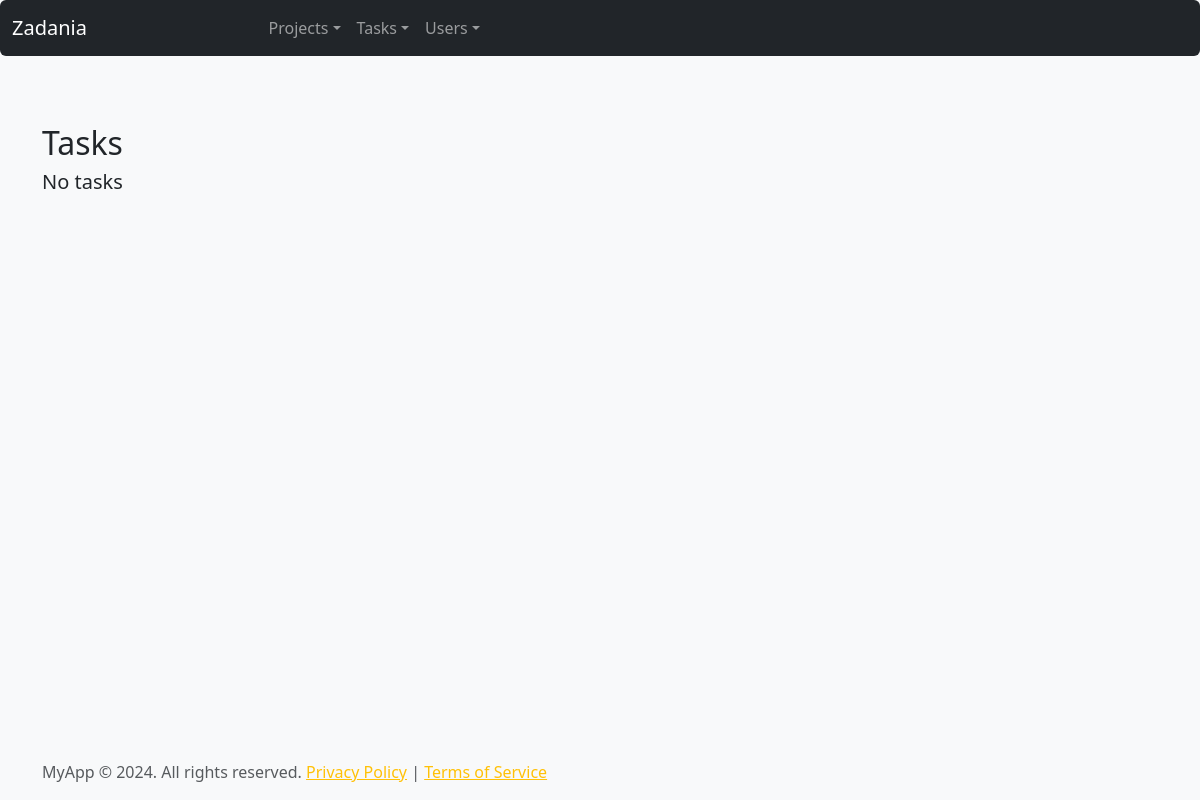
Page /tasks/ on the earlier database version.
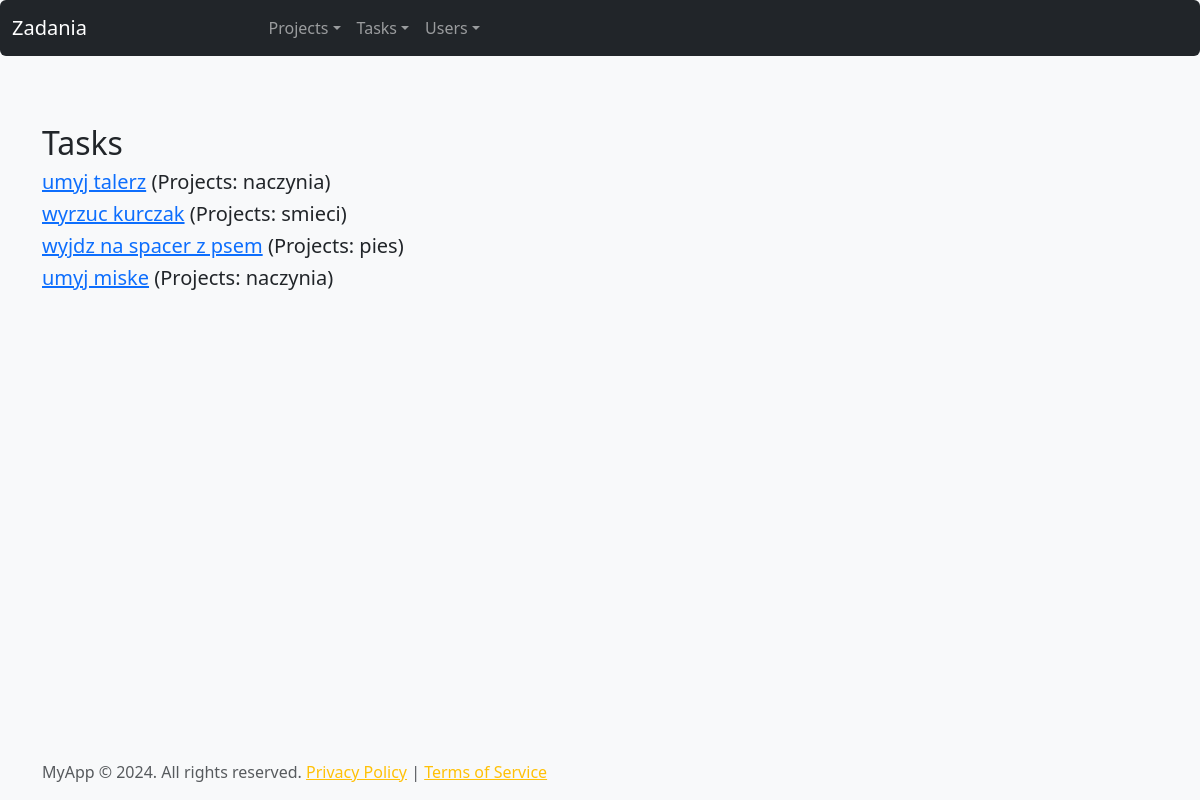
Same page on the later database version.
### www/models.py (models this page shows, shortened)
class Task(models.Model):
    name = models.CharField(max_length=200)
    description = models.CharField(max_length=2000)
    start_date = models.DateTimeField(auto_now=False, auto_now_add=True)
    end_date = models.DateTimeField(auto_now=False, auto_now_add=True)
    status = models.CharField(
            max_length=50,
            choices=TaskStatus.choices(),
            default=TaskStatus.NOT_STARTED.value)
    projects = models.ManyToManyField(Project)

class Project(models.Model):
    name = models.CharField(max_length=200)
    description = models.CharField(max_length=2000)
    start_date = models.DateTimeField(auto_now=False, auto_now_add=True)
    end_date = models.DateTimeField(auto_now=False, auto_now_add=True)

### www/views.py (the view)
# urls.py: path('tasks/', views.tasks_list, name='tasks'),
def tasks_list(request):
    tasks = Task.objects.all().prefetch_related('projects')
    task_list = []
    for task in tasks:
        task_list.append({
            'id': task.id,
            'name': task.name,
            'projects': ', '.join([project.name for project in task.projects.all()])
        })
    return render(request, 'www/Tasks.html', {'tasks': task_list})

### www/templates/www/Tasks.html (shortened to what this page needs)
{% extends "www/base.html" %}
{% block content %}
    <h2>Tasks</h2>
    {% if not tasks %}
        <h5> No tasks </h5>
    {% endif %}
    {% for task in tasks %}
        <h5>
            <a href="{% url 'detail-task' pk=task.id %}">{{ task.name }}</a>
            <span>(Projects: {{ task.projects }})</span>
        </h5>
    {% endfor %}
{% endblock %}

Differences in the rows shown:
added Task: name "umyj talerz"
added Project: projects "naczynia" "naczynia"
added Task: name "wyrzuc kurczak"
added Project: projects "smieci"
added Task: name "wyjdz na spacer z psem"
added Project: projects "pies"
added Task: name "umyj miske"
Other differences:
new list line: "(Projects: )"
text no longer shown: "No tasks"
